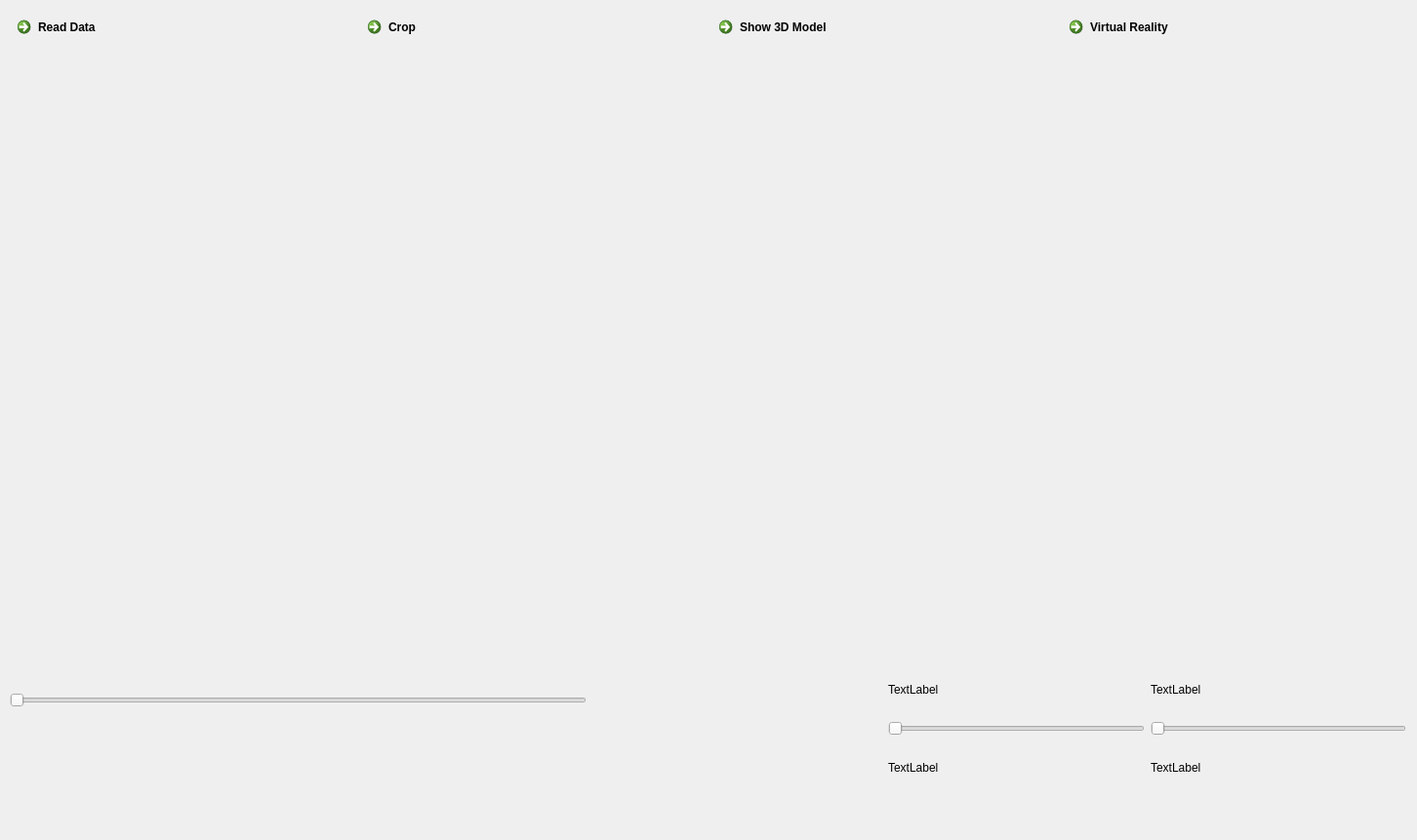
<?xml version="1.0" encoding="UTF-8"?>
<ui version="4.0">
 <class>SimpleView</class>
 <widget class="QMainWindow" name="SimpleView">
  <property name="geometry">
   <rect>
    <x>0</x>
    <y>0</y>
    <width>1452</width>
    <height>861</height>
   </rect>
  </property>
  <property name="windowTitle">
   <string>RenderWindowUIMultipleInheritance</string>
  </property>
  <widget class="QWidget" name="centralwidget">
   <widget class="QWidget" name="layoutWidget">
    <property name="geometry">
     <rect>
      <x>910</x>
      <y>690</y>
      <width>531</width>
      <height>114</height>
     </rect>
    </property>
    <layout class="QHBoxLayout" name="horizontalLayout_2">
     <item>
      <layout class="QVBoxLayout" name="verticalLayout">
       <item>
        <widget class="QLabel" name="Low_Threshold">
         <property name="maximumSize">
          <size>
           <width>16777215</width>
           <height>35</height>
          </size>
         </property>
         <property name="text">
          <string>TextLabel</string>
         </property>
        </widget>
       </item>
       <item>
        <widget class="QSlider" name="LowerThreshold">
         <property name="maximumSize">
          <size>
           <width>16777215</width>
           <height>35</height>
          </size>
         </property>
         <property name="orientation">
          <enum>Qt::Horizontal</enum>
         </property>
        </widget>
       </item>
       <item>
        <widget class="QLabel" name="label_2">
         <property name="maximumSize">
          <size>
           <width>16777215</width>
           <height>35</height>
          </size>
         </property>
         <property name="text">
          <string>TextLabel</string>
         </property>
        </widget>
       </item>
      </layout>
     </item>
     <item>
      <layout class="QVBoxLayout" name="verticalLayout_2">
       <item>
        <widget class="QLabel" name="Up_Threshold">
         <property name="maximumSize">
          <size>
           <width>16777215</width>
           <height>35</height>
          </size>
         </property>
         <property name="text">
          <string>TextLabel</string>
         </property>
        </widget>
       </item>
       <item>
        <widget class="QSlider" name="UpperThreshold">
         <property name="maximumSize">
          <size>
           <width>16777215</width>
           <height>35</height>
          </size>
         </property>
         <property name="orientation">
          <enum>Qt::Horizontal</enum>
         </property>
        </widget>
       </item>
       <item>
        <widget class="QLabel" name="label">
         <property name="maximumSize">
          <size>
           <width>16777215</width>
           <height>35</height>
          </size>
         </property>
         <property name="text">
          <string>TextLabel</string>
         </property>
        </widget>
       </item>
      </layout>
     </item>
    </layout>
   </widget>
   <widget class="QLabel" name="label_3">
    <property name="geometry">
     <rect>
      <x>10</x>
      <y>740</y>
      <width>881</width>
      <height>111</height>
     </rect>
    </property>
    <property name="text">
     <string/>
    </property>
   </widget>
   <widget class="QLabel" name="label_4">
    <property name="geometry">
     <rect>
      <x>90</x>
      <y>860</y>
      <width>281</width>
      <height>31</height>
     </rect>
    </property>
    <property name="text">
     <string/>
    </property>
   </widget>
   <widget class="QLabel" name="label_5">
    <property name="geometry">
     <rect>
      <x>560</x>
      <y>830</y>
      <width>281</width>
      <height>31</height>
     </rect>
    </property>
    <property name="text">
     <string/>
    </property>
   </widget>
   <widget class="QWidget" name="layoutWidget">
    <property name="geometry">
     <rect>
      <x>10</x>
      <y>10</y>
      <width>1431</width>
      <height>81</height>
     </rect>
    </property>
    <layout class="QHBoxLayout" name="horizontalLayout_3">
     <item>
      <widget class="QCommandLinkButton" name="ReadData">
       <property name="text">
        <string>Read Data</string>
       </property>
      </widget>
     </item>
     <item>
      <widget class="QCommandLinkButton" name="Crop">
       <property name="text">
        <string>Crop </string>
       </property>
      </widget>
     </item>
     <item>
      <widget class="QCommandLinkButton" name="ShowModel">
       <property name="text">
        <string>Show 3D Model</string>
       </property>
      </widget>
     </item>
     <item>
      <widget class="QCommandLinkButton" name="Show_in_VR">
       <property name="text">
        <string>Virtual Reality</string>
       </property>
      </widget>
     </item>
    </layout>
   </widget>
   <widget class="QWidget" name="layoutWidget">
    <property name="geometry">
     <rect>
      <x>10</x>
      <y>100</y>
      <width>1431</width>
      <height>591</height>
     </rect>
    </property>
    <layout class="QHBoxLayout" name="horizontalLayout">
     <item>
      <widget class="QVTKOpenGLWidget" name="qvtkWidget" native="true">
       <property name="sizePolicy">
        <sizepolicy hsizetype="Preferred" vsizetype="Preferred">
         <horstretch>1</horstretch>
         <verstretch>1</verstretch>
        </sizepolicy>
       </property>
       <property name="font">
        <font>
         <pointsize>10</pointsize>
        </font>
       </property>
      </widget>
     </item>
     <item>
      <widget class="QVTKOpenGLWidget" name="qvtkWidget_2" native="true">
       <property name="sizePolicy">
        <sizepolicy hsizetype="Preferred" vsizetype="Preferred">
         <horstretch>1</horstretch>
         <verstretch>1</verstretch>
        </sizepolicy>
       </property>
       <property name="font">
        <font>
         <pointsize>10</pointsize>
        </font>
       </property>
      </widget>
     </item>
    </layout>
   </widget>
   <widget class="QSlider" name="LowerThreshold_2">
    <property name="geometry">
     <rect>
      <x>10</x>
      <y>700</y>
      <width>591</width>
      <height>35</height>
     </rect>
    </property>
    <property name="maximumSize">
     <size>
      <width>16777215</width>
      <height>35</height>
     </size>
    </property>
    <property name="orientation">
     <enum>Qt::Horizontal</enum>
    </property>
   </widget>
  </widget>
  <action name="actionOpenFile">
   <property name="enabled">
    <bool>true</bool>
   </property>
   <property name="text">
    <string>Open File...</string>
   </property>
  </action>
  <action name="actionExit">
   <property name="text">
    <string>Exit</string>
   </property>
  </action>
  <action name="actionPrint">
   <property name="text">
    <string>Print</string>
   </property>
  </action>
  <action name="actionHelp">
   <property name="text">
    <string>Help</string>
   </property>
  </action>
  <action name="actionSave">
   <property name="text">
    <string>Save</string>
   </property>
  </action>
 </widget>
 <customwidgets>
  <customwidget>
   <class>QVTKOpenGLWidget</class>
   <extends>QWidget</extends>
   <header>QVTKOpenGLWidget.h</header>
  </customwidget>
 </customwidgets>
 <resources/>
 <connections/>
</ui>
